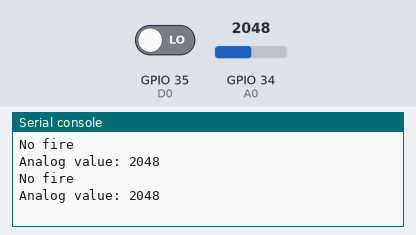
The program below on a simulated ESP32 board running MicroPython. Parts: the last lines printed to the serial console. The test bench sets the inputs (shaded band); at power-on: GPIO 35 (D0) LOW, GPIO 34 (A0) = 2048 (analog values on the 0–4095 scale).

Above: at 1.2 s.
1.3 s: GPIO 35 (D0) driven HIGH
3.9 s: GPIO 34 (A0) set to 2866
At 4.7 s:
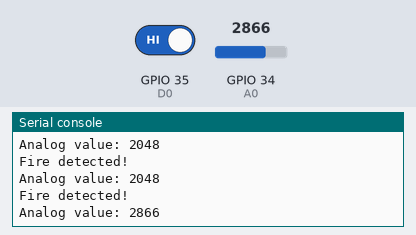
5.4 s: GPIO 34 (A0) set to 3603
At 6.3 s:
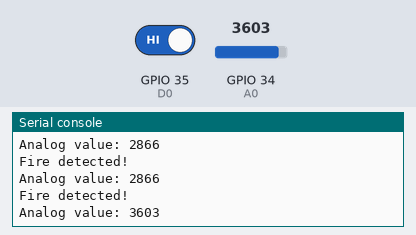
Timing chart, 0 to 8.4 s (numbered marks = the images above; inputs shaded):
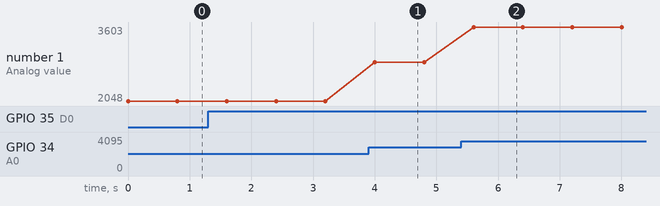

Measured:
- after the input at 3.9 s, the serial console: prints a new line after 0.10 s (image 1)
- after the input at 5.4 s, the serial console: prints a new line after 0.20 s (image 2)
- plotted number 1: 2048 → 2866 after the input at 3.9 s, 2866 → 3603 after the input at 5.4 s

The program:

KY-026.py
```python
from machine import Pin, ADC
import time


A0 = ADC(Pin(34))
D0 = Pin(35, Pin.IN)
A0.atten(ADC.ATTN_11DB)

while True:
    analog_value = A0.read()

    if D0.value() == 1:
        print("Fire detected!")
    else:
        print("No fire")

    print(f"Analog value: {analog_value}")
    time.sleep(0.8)
```
